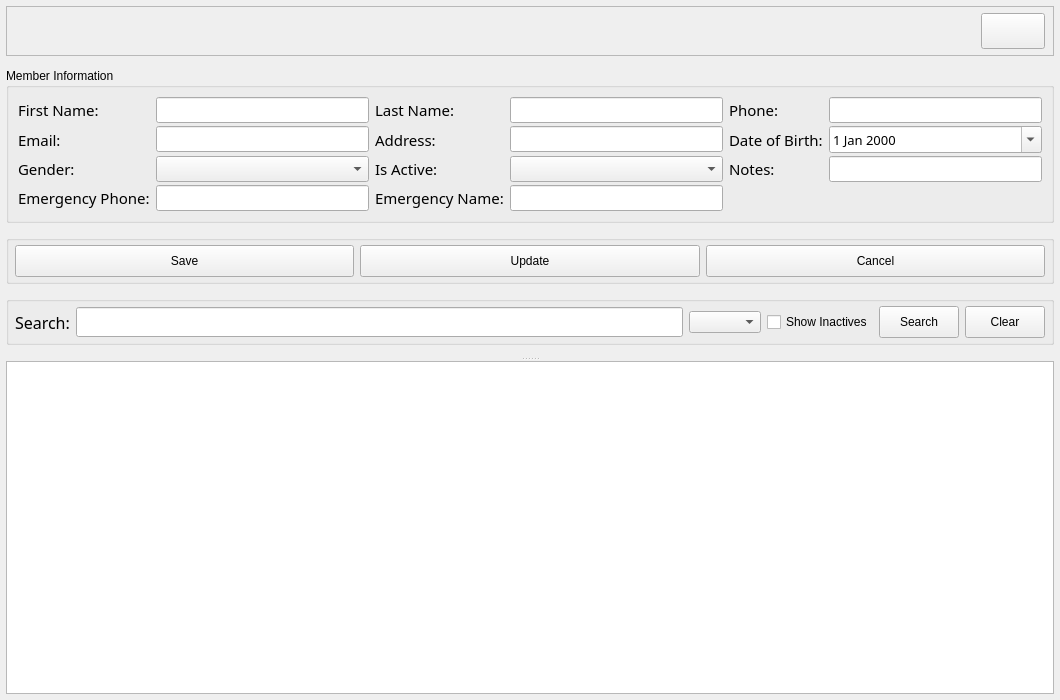
<?xml version="1.0" encoding="UTF-8"?>
<ui version="4.0">
 <class>Form</class>
 <widget class="QWidget" name="Form">
  <property name="geometry">
   <rect>
    <x>0</x>
    <y>0</y>
    <width>1060</width>
    <height>700</height>
   </rect>
  </property>
  <property name="windowTitle">
   <string>Members</string>
  </property>
  <layout class="QVBoxLayout" name="verticalLayout_main">
   <property name="spacing">
    <number>0</number>
   </property>
   <property name="leftMargin">
    <number>6</number>
   </property>
   <property name="topMargin">
    <number>6</number>
   </property>
   <property name="rightMargin">
    <number>6</number>
   </property>
   <property name="bottomMargin">
    <number>6</number>
   </property>
   <item>
    <widget class="QFrame" name="bar_information">
     <property name="sizePolicy">
      <sizepolicy hsizetype="Preferred" vsizetype="Fixed">
       <horstretch>0</horstretch>
       <verstretch>0</verstretch>
      </sizepolicy>
     </property>
     <property name="minimumSize">
      <size>
       <width>0</width>
       <height>50</height>
      </size>
     </property>
     <property name="maximumSize">
      <size>
       <width>16777215</width>
       <height>50</height>
      </size>
     </property>
     <property name="frameShape">
      <enum>QFrame::StyledPanel</enum>
     </property>
     <property name="frameShadow">
      <enum>QFrame::Raised</enum>
     </property>
     <layout class="QHBoxLayout" name="horizontalLayout_bar">
      <property name="leftMargin">
       <number>8</number>
      </property>
      <property name="topMargin">
       <number>4</number>
      </property>
      <property name="rightMargin">
       <number>8</number>
      </property>
      <property name="bottomMargin">
       <number>4</number>
      </property>
      <item>
       <widget class="QLabel" name="label_user_name">
        <property name="font">
         <font>
          <family>Century Gothic</family>
          <pointsize>12</pointsize>
         </font>
        </property>
        <property name="text">
         <string/>
        </property>
        <property name="alignment">
         <set>Qt::AlignLeading|Qt::AlignLeft|Qt::AlignVCenter</set>
        </property>
       </widget>
      </item>
      <item>
       <widget class="QLabel" name="label_user_role">
        <property name="font">
         <font>
          <family>Century Gothic</family>
          <pointsize>12</pointsize>
         </font>
        </property>
        <property name="text">
         <string/>
        </property>
       </widget>
      </item>
      <item>
       <spacer name="horizontalSpacer_bar">
        <property name="orientation">
         <enum>Qt::Horizontal</enum>
        </property>
        <property name="sizeType">
         <enum>QSizePolicy::Fixed</enum>
        </property>
        <property name="sizeHint" stdset="0">
         <size>
          <width>40</width>
          <height>20</height>
         </size>
        </property>
       </spacer>
      </item>
      <item>
       <widget class="QPushButton" name="btn_close">
        <property name="minimumSize">
         <size>
          <width>64</width>
          <height>36</height>
         </size>
        </property>
        <property name="maximumSize">
         <size>
          <width>64</width>
          <height>36</height>
         </size>
        </property>
        <property name="text">
         <string/>
        </property>
       </widget>
      </item>
     </layout>
    </widget>
   </item>
   <item>
    <widget class="QSplitter" name="splitter_main">
     <property name="sizePolicy">
      <sizepolicy hsizetype="Expanding" vsizetype="Expanding">
       <horstretch>0</horstretch>
       <verstretch>0</verstretch>
      </sizepolicy>
     </property>
     <property name="orientation">
      <enum>Qt::Vertical</enum>
     </property>
     <property name="childrenCollapsible">
      <bool>false</bool>
     </property>
     <widget class="QWidget" name="widget_top_pane">
      <property name="sizePolicy">
       <sizepolicy hsizetype="Preferred" vsizetype="Preferred">
        <horstretch>0</horstretch>
        <verstretch>2</verstretch>
       </sizepolicy>
      </property>
      <layout class="QVBoxLayout" name="verticalLayout_top">
       <property name="spacing">
        <number>2</number>
       </property>
       <property name="leftMargin">
        <number>0</number>
       </property>
       <property name="topMargin">
        <number>2</number>
       </property>
       <property name="rightMargin">
        <number>0</number>
       </property>
       <property name="bottomMargin">
        <number>2</number>
       </property>
       <item>
        <widget class="QGroupBox" name="groupBox">
         <property name="sizePolicy">
          <sizepolicy hsizetype="Preferred" vsizetype="Fixed">
           <horstretch>0</horstretch>
           <verstretch>0</verstretch>
          </sizepolicy>
         </property>
         <property name="title">
          <string>Member Information</string>
         </property>
         <layout class="QGridLayout" name="gridLayout">
          <property name="verticalSpacing">
           <number>3</number>
          </property>
          <item row="0" column="0">
           <widget class="QLabel" name="label">
            <property name="font">
             <font>
              <family>Century Gothic</family>
              <pointsize>11</pointsize>
             </font>
            </property>
            <property name="text">
             <string>First Name:</string>
            </property>
           </widget>
          </item>
          <item row="0" column="1">
           <widget class="QLineEdit" name="input_first_name">
            <property name="font">
             <font>
              <family>Century Gothic</family>
              <pointsize>10</pointsize>
             </font>
            </property>
           </widget>
          </item>
          <item row="0" column="2">
           <widget class="QLabel" name="label_2">
            <property name="font">
             <font>
              <family>Century Gothic</family>
              <pointsize>11</pointsize>
             </font>
            </property>
            <property name="text">
             <string>Last Name:</string>
            </property>
           </widget>
          </item>
          <item row="0" column="3">
           <widget class="QLineEdit" name="input_last_name">
            <property name="font">
             <font>
              <family>Century Gothic</family>
              <pointsize>10</pointsize>
             </font>
            </property>
           </widget>
          </item>
          <item row="0" column="4">
           <widget class="QLabel" name="label_4">
            <property name="font">
             <font>
              <family>Century Gothic</family>
              <pointsize>11</pointsize>
             </font>
            </property>
            <property name="text">
             <string>Phone:</string>
            </property>
           </widget>
          </item>
          <item row="0" column="5">
           <widget class="QLineEdit" name="input_phone">
            <property name="font">
             <font>
              <family>Century Gothic</family>
              <pointsize>10</pointsize>
             </font>
            </property>
           </widget>
          </item>
          <item row="1" column="0">
           <widget class="QLabel" name="label_3">
            <property name="font">
             <font>
              <family>Century Gothic</family>
              <pointsize>11</pointsize>
             </font>
            </property>
            <property name="text">
             <string>Email:</string>
            </property>
           </widget>
          </item>
          <item row="1" column="1">
           <widget class="QLineEdit" name="input_email">
            <property name="font">
             <font>
              <family>Century Gothic</family>
              <pointsize>10</pointsize>
             </font>
            </property>
           </widget>
          </item>
          <item row="1" column="2">
           <widget class="QLabel" name="label_7">
            <property name="font">
             <font>
              <family>Century Gothic</family>
              <pointsize>11</pointsize>
             </font>
            </property>
            <property name="text">
             <string>Address:</string>
            </property>
           </widget>
          </item>
          <item row="1" column="3">
           <widget class="QLineEdit" name="input_address">
            <property name="font">
             <font>
              <family>Century Gothic</family>
              <pointsize>10</pointsize>
             </font>
            </property>
           </widget>
          </item>
          <item row="1" column="4">
           <widget class="QLabel" name="label_5">
            <property name="font">
             <font>
              <family>Century Gothic</family>
              <pointsize>11</pointsize>
             </font>
            </property>
            <property name="text">
             <string>Date of Birth:</string>
            </property>
           </widget>
          </item>
          <item row="1" column="5">
           <widget class="QDateEdit" name="date_birthday">
            <property name="font">
             <font>
              <family>Century Gothic</family>
              <pointsize>10</pointsize>
             </font>
            </property>
            <property name="calendarPopup">
             <bool>true</bool>
            </property>
           </widget>
          </item>
          <item row="2" column="0">
           <widget class="QLabel" name="label_6">
            <property name="font">
             <font>
              <family>Century Gothic</family>
              <pointsize>11</pointsize>
             </font>
            </property>
            <property name="text">
             <string>Gender:</string>
            </property>
           </widget>
          </item>
          <item row="2" column="1">
           <widget class="QComboBox" name="cbo_gender">
            <property name="font">
             <font>
              <family>Century Gothic</family>
              <pointsize>10</pointsize>
             </font>
            </property>
           </widget>
          </item>
          <item row="2" column="2">
           <widget class="QLabel" name="label_12">
            <property name="font">
             <font>
              <family>Century Gothic</family>
              <pointsize>11</pointsize>
             </font>
            </property>
            <property name="text">
             <string>Is Active:</string>
            </property>
           </widget>
          </item>
          <item row="2" column="3">
           <widget class="QComboBox" name="cbo_is_active">
            <property name="font">
             <font>
              <family>Century Gothic</family>
              <pointsize>10</pointsize>
             </font>
            </property>
           </widget>
          </item>
          <item row="2" column="4">
           <widget class="QLabel" name="label_10">
            <property name="font">
             <font>
              <family>Century Gothic</family>
              <pointsize>11</pointsize>
             </font>
            </property>
            <property name="text">
             <string>Notes:</string>
            </property>
           </widget>
          </item>
          <item row="2" column="5">
           <widget class="QLineEdit" name="input_notes">
            <property name="font">
             <font>
              <family>Century Gothic</family>
              <pointsize>10</pointsize>
             </font>
            </property>
           </widget>
          </item>
          <item row="3" column="0">
           <widget class="QLabel" name="label_9">
            <property name="font">
             <font>
              <family>Century Gothic</family>
              <pointsize>11</pointsize>
             </font>
            </property>
            <property name="text">
             <string>Emergency Phone:</string>
            </property>
           </widget>
          </item>
          <item row="3" column="1">
           <widget class="QLineEdit" name="input_emergency_phone">
            <property name="font">
             <font>
              <family>Century Gothic</family>
              <pointsize>10</pointsize>
             </font>
            </property>
           </widget>
          </item>
          <item row="3" column="2">
           <widget class="QLabel" name="label_8">
            <property name="font">
             <font>
              <family>Century Gothic</family>
              <pointsize>11</pointsize>
             </font>
            </property>
            <property name="text">
             <string>Emergency Name:</string>
            </property>
           </widget>
          </item>
          <item row="3" column="3">
           <widget class="QLineEdit" name="input_emergency_name">
            <property name="font">
             <font>
              <family>Century Gothic</family>
              <pointsize>10</pointsize>
             </font>
            </property>
           </widget>
          </item>
         </layout>
        </widget>
       </item>
       <item>
        <widget class="QGroupBox" name="groupBox_2">
         <property name="sizePolicy">
          <sizepolicy hsizetype="Preferred" vsizetype="Fixed">
           <horstretch>0</horstretch>
           <verstretch>0</verstretch>
          </sizepolicy>
         </property>
         <property name="title">
          <string/>
         </property>
         <layout class="QHBoxLayout" name="horizontalLayout_buttons">
          <property name="leftMargin">
           <number>6</number>
          </property>
          <property name="topMargin">
           <number>4</number>
          </property>
          <property name="rightMargin">
           <number>6</number>
          </property>
          <property name="bottomMargin">
           <number>4</number>
          </property>
          <item>
           <widget class="QPushButton" name="btn_save">
            <property name="minimumSize">
             <size>
              <width>100</width>
              <height>32</height>
             </size>
            </property>
            <property name="text">
             <string>Save</string>
            </property>
           </widget>
          </item>
          <item>
           <widget class="QPushButton" name="btn_update">
            <property name="minimumSize">
             <size>
              <width>100</width>
              <height>32</height>
             </size>
            </property>
            <property name="text">
             <string>Update</string>
            </property>
           </widget>
          </item>
          <item>
           <widget class="QPushButton" name="btn_cancel">
            <property name="minimumSize">
             <size>
              <width>100</width>
              <height>32</height>
             </size>
            </property>
            <property name="text">
             <string>Cancel</string>
            </property>
           </widget>
          </item>
         </layout>
        </widget>
       </item>
       <item>
        <widget class="QGroupBox" name="groupBox_3">
         <property name="sizePolicy">
          <sizepolicy hsizetype="Preferred" vsizetype="Fixed">
           <horstretch>0</horstretch>
           <verstretch>0</verstretch>
          </sizepolicy>
         </property>
         <property name="title">
          <string/>
         </property>
         <layout class="QHBoxLayout" name="horizontalLayout_search">
          <property name="leftMargin">
           <number>6</number>
          </property>
          <property name="topMargin">
           <number>4</number>
          </property>
          <property name="rightMargin">
           <number>6</number>
          </property>
          <property name="bottomMargin">
           <number>4</number>
          </property>
          <item>
           <widget class="QLabel" name="label_11">
            <property name="font">
             <font>
              <family>Century Gothic</family>
              <pointsize>12</pointsize>
             </font>
            </property>
            <property name="text">
             <string>Search:</string>
            </property>
           </widget>
          </item>
          <item>
           <widget class="QLineEdit" name="input_search">
            <property name="sizePolicy">
             <sizepolicy hsizetype="Expanding" vsizetype="Fixed">
              <horstretch>0</horstretch>
              <verstretch>0</verstretch>
             </sizepolicy>
            </property>
            <property name="font">
             <font>
              <family>Century Gothic</family>
              <pointsize>11</pointsize>
             </font>
            </property>
           </widget>
          </item>
          <item>
           <widget class="QComboBox" name="cbo_search_options">
            <property name="sizePolicy">
             <sizepolicy hsizetype="Fixed" vsizetype="Fixed">
              <horstretch>0</horstretch>
              <verstretch>0</verstretch>
             </sizepolicy>
            </property>
           </widget>
          </item>
          <item>
           <widget class="QCheckBox" name="check_show_inactives">
            <property name="text">
             <string>Show Inactives</string>
            </property>
           </widget>
          </item>
          <item>
           <widget class="QPushButton" name="btn_search">
            <property name="sizePolicy">
             <sizepolicy hsizetype="Fixed" vsizetype="Fixed">
              <horstretch>0</horstretch>
              <verstretch>0</verstretch>
             </sizepolicy>
            </property>
            <property name="minimumSize">
             <size>
              <width>80</width>
              <height>32</height>
             </size>
            </property>
            <property name="text">
             <string>Search</string>
            </property>
           </widget>
          </item>
          <item>
           <widget class="QPushButton" name="btn_clear">
            <property name="sizePolicy">
             <sizepolicy hsizetype="Fixed" vsizetype="Fixed">
              <horstretch>0</horstretch>
              <verstretch>0</verstretch>
             </sizepolicy>
            </property>
            <property name="minimumSize">
             <size>
              <width>80</width>
              <height>32</height>
             </size>
            </property>
            <property name="text">
             <string>Clear</string>
            </property>
           </widget>
          </item>
         </layout>
        </widget>
       </item>
      </layout>
     </widget>
     <widget class="QTableWidget" name="table_members">
      <property name="sizePolicy">
       <sizepolicy hsizetype="Expanding" vsizetype="Expanding">
        <horstretch>0</horstretch>
        <verstretch>3</verstretch>
       </sizepolicy>
      </property>
      <property name="minimumSize">
       <size>
        <width>0</width>
        <height>120</height>
       </size>
      </property>
     </widget>
    </widget>
   </item>
  </layout>
 </widget>
 <tabstops>
  <tabstop>input_first_name</tabstop>
  <tabstop>input_last_name</tabstop>
  <tabstop>input_phone</tabstop>
  <tabstop>input_email</tabstop>
  <tabstop>input_address</tabstop>
  <tabstop>date_birthday</tabstop>
  <tabstop>cbo_gender</tabstop>
  <tabstop>cbo_is_active</tabstop>
  <tabstop>input_notes</tabstop>
  <tabstop>input_emergency_phone</tabstop>
  <tabstop>input_emergency_name</tabstop>
  <tabstop>input_search</tabstop>
 </tabstops>
 <resources/>
 <connections/>
</ui>
